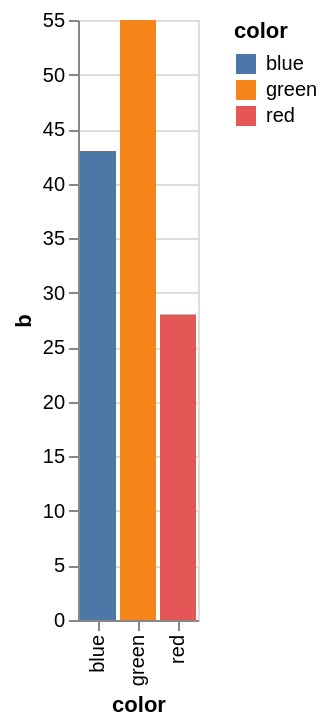

Describe this chart as a Vega-Lite specification.
### Vega specification from a JSON file in a GitHub repository (floating-point values rounded to 4 significant figures)
{"$schema": "https://vega.github.io/schema/vega/v6.json", "description": "A bar chart that directly encodes color names in the data.", "background": "white", "padding": 5, "height": 300, "style": "cell", "data": [{"name": "source_0", "values": [{"color": "red", "b": 28}, {"color": "green", "b": 55}, {"color": "blue", "b": 43}]}, {"name": "data_0", "source": "source_0", "transform": [{"type": "stack", "groupby": ["color"], "field": "b", "sort": {"field": [], "order": []}, "as": ["b_start", "b_end"], "offset": "zero"}, {"type": "filter", "expr": "isValid(datum[\"b\"]) && isFinite(+datum[\"b\"])"}]}], "signals": [{"name": "x_step", "value": 20}, {"name": "width", "update": "bandspace(domain('x').length, 0.1, 0.05) * x_step"}], "marks": [{"name": "marks", "type": "rect", "style": ["bar"], "from": {"data": "data_0"}, "encode": {"update": {"fill": {"scale": "color", "field": "color"}, "ariaRoleDescription": {"value": "bar"}, "description": {"signal": "\"color: \" + (isValid(datum[\"color\"]) ? isArray(datum[\"color\"]) ? join(datum[\"color\"], ' ') : datum[\"color\"] : \"\"+datum[\"color\"]) + \"; b: \" + (format(datum[\"b\"], \"\"))"}, "x": {"scale": "x", "field": "color"}, "width": {"signal": "max(0.25, bandwidth('x'))"}, "y": {"scale": "y", "field": "b_end"}, "y2": {"scale": "y", "field": "b_start"}}}}], "scales": [{"name": "x", "type": "band", "domain": {"data": "data_0", "field": "color", "sort": true}, "range": {"step": {"signal": "x_step"}}, "paddingInner": 0.1, "paddingOuter": 0.05}, {"name": "y", "type": "linear", "domain": {"data": "data_0", "fields": ["b_start", "b_end"]}, "range": [{"signal": "height"}, 0], "nice": true, "zero": true}, {"name": "color", "type": "ordinal", "domain": {"data": "data_0", "field": "color", "sort": true}, "range": "category"}], "axes": [{"scale": "y", "orient": "left", "gridScale": "x", "grid": true, "tickCount": {"signal": "ceil(height/40)"}, "domain": false, "labels": false, "aria": false, "maxExtent": 0, "minExtent": 0, "ticks": false, "zindex": 0}, {"scale": "x", "orient": "bottom", "grid": false, "title": "color", "labelAlign": "right", "labelAngle": 270, "labelBaseline": "middle", "zindex": 0}, {"scale": "y", "orient": "left", "grid": false, "title": "b", "labelOverlap": true, "tickCount": {"signal": "ceil(height/40)"}, "zindex": 0}], "legends": [{"fill": "color", "symbolType": "square", "title": "color"}]}
